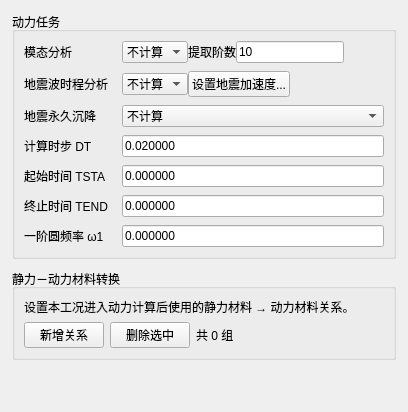
<?xml version="1.0" encoding="UTF-8"?>
<ui version="4.0">
 <class>DamDynamicAnalysisPage</class>
 <widget class="QWidget" name="DamDynamicAnalysisPage">
  <property name="windowTitle">
   <string>动力分析</string>
  </property>
  <layout class="QVBoxLayout" name="mainLayout">
   <property name="leftMargin"><number>12</number></property>
   <property name="topMargin"><number>12</number></property>
   <property name="rightMargin"><number>12</number></property>
   <property name="bottomMargin"><number>12</number></property>
   <property name="spacing"><number>10</number></property>
   <item>
    <widget class="QGroupBox" name="groupTasks">
     <property name="title"><string>动力任务</string></property>
     <layout class="QFormLayout" name="formTasks">
      <property name="horizontalSpacing"><number>14</number></property>
      <property name="verticalSpacing"><number>8</number></property>
      <item row="0" column="0">
       <widget class="QLabel" name="labelModal">
 <property name="sizePolicy">
  <sizepolicy hsizetype="Fixed" vsizetype="Preferred">
   <horstretch>0</horstretch>
   <verstretch>0</verstretch>
  </sizepolicy>
 </property><property name="text"><string>模态分析</string></property> <property name="wordWrap">
  <bool>false</bool>
 </property>
</widget>
      </item>
      <item row="0" column="1">
       <layout class="QHBoxLayout" name="layoutModal">
        <item>
         <widget class="QComboBox" name="comboIFMODE">
          <item><property name="text"><string>不计算</string></property></item>
          <item><property name="text"><string>计算</string></property></item>
         </widget>
        </item>
        <item>
         <widget class="QLabel" name="labelModalOrder"><property name="text"><string>提取阶数</string></property></widget>
        </item>
        <item>
         <widget class="QLineEdit" name="editModalOrder"><property name="text"><string>10</string></property></widget>
        </item>
        <item>
         <spacer name="spacerModal"><property name="orientation"><enum>Qt::Horizontal</enum></property><property name="sizeHint" stdset="0"><size><width>40</width><height>20</height></size></property></spacer>
        </item>
       </layout>
      </item>
      <item row="1" column="0">
       <widget class="QLabel" name="labelWave">
 <property name="sizePolicy">
  <sizepolicy hsizetype="Fixed" vsizetype="Preferred">
   <horstretch>0</horstretch>
   <verstretch>0</verstretch>
  </sizepolicy>
 </property><property name="text"><string>地震波时程分析</string></property> <property name="wordWrap">
  <bool>false</bool>
 </property>
</widget>
      </item>
      <item row="1" column="1">
       <layout class="QHBoxLayout" name="layoutWave">
        <item>
         <widget class="QComboBox" name="comboIFWAVE">
          <item><property name="text"><string>不计算</string></property></item>
          <item><property name="text"><string>计算</string></property></item>
         </widget>
        </item>
        <item>
         <widget class="QPushButton" name="btnOpenSeismicAcceleration">
          <property name="text"><string>设置地震加速度...</string></property>
         </widget>
        </item>
        <item>
         <spacer name="spacerWave"><property name="orientation"><enum>Qt::Horizontal</enum></property><property name="sizeHint" stdset="0"><size><width>40</width><height>20</height></size></property></spacer>
        </item>
       </layout>
      </item>
      <item row="2" column="0">
       <widget class="QLabel" name="labelSettlement">
 <property name="sizePolicy">
  <sizepolicy hsizetype="Fixed" vsizetype="Preferred">
   <horstretch>0</horstretch>
   <verstretch>0</verstretch>
  </sizepolicy>
 </property><property name="text"><string>地震永久沉降</string></property> <property name="wordWrap">
  <bool>false</bool>
 </property>
</widget>
      </item>
      <item row="2" column="1">
       <widget class="QComboBox" name="comboIFSETT">
        <item><property name="text"><string>不计算</string></property></item>
        <item><property name="text"><string>计算</string></property></item>
       </widget>
      </item>
      <item row="3" column="0"><widget class="QLabel" name="labelDT">
 <property name="sizePolicy">
  <sizepolicy hsizetype="Fixed" vsizetype="Preferred">
   <horstretch>0</horstretch>
   <verstretch>0</verstretch>
  </sizepolicy>
 </property><property name="text"><string>计算时步 DT</string></property> <property name="wordWrap">
  <bool>false</bool>
 </property>
</widget></item>
      <item row="3" column="1"><widget class="QLineEdit" name="editDT"><property name="text"><string>0.020000</string></property></widget></item>
      <item row="4" column="0"><widget class="QLabel" name="labelTSTA">
 <property name="sizePolicy">
  <sizepolicy hsizetype="Fixed" vsizetype="Preferred">
   <horstretch>0</horstretch>
   <verstretch>0</verstretch>
  </sizepolicy>
 </property><property name="text"><string>起始时间 TSTA</string></property> <property name="wordWrap">
  <bool>false</bool>
 </property>
</widget></item>
      <item row="4" column="1"><widget class="QLineEdit" name="editTSTA"><property name="text"><string>0.000000</string></property></widget></item>
      <item row="5" column="0"><widget class="QLabel" name="labelTEND">
 <property name="sizePolicy">
  <sizepolicy hsizetype="Fixed" vsizetype="Preferred">
   <horstretch>0</horstretch>
   <verstretch>0</verstretch>
  </sizepolicy>
 </property><property name="text"><string>终止时间 TEND</string></property> <property name="wordWrap">
  <bool>false</bool>
 </property>
</widget></item>
      <item row="5" column="1"><widget class="QLineEdit" name="editTEND"><property name="text"><string>0.000000</string></property></widget></item>
      <item row="6" column="0"><widget class="QLabel" name="labelWOMI1">
 <property name="sizePolicy">
  <sizepolicy hsizetype="Fixed" vsizetype="Preferred">
   <horstretch>0</horstretch>
   <verstretch>0</verstretch>
  </sizepolicy>
 </property><property name="text"><string>一阶圆频率 ω1</string></property> <property name="wordWrap">
  <bool>false</bool>
 </property>
</widget></item>
      <item row="6" column="1"><widget class="QLineEdit" name="editWOMI1"><property name="text"><string>0.000000</string></property></widget></item>
     </layout>
    </widget>
   </item>
   <item>
    <widget class="QGroupBox" name="groupMaterialMapping">
     <property name="title"><string>静力－动力材料转换</string></property>
     <layout class="QVBoxLayout" name="layoutMaterialMapping">
      <property name="spacing"><number>6</number></property>
      <item><widget class="QLabel" name="labelMappingHint"><property name="text"><string>设置本工况进入动力计算后使用的静力材料 → 动力材料关系。</string></property><property name="wordWrap"><bool>true</bool></property></widget></item>
      <item>
       <layout class="QHBoxLayout" name="layoutMappingControls">
        <item><widget class="QPushButton" name="btnAddMapping"><property name="text"><string>新增关系</string></property></widget></item>
        <item><widget class="QPushButton" name="btnRemoveMapping"><property name="text"><string>删除选中</string></property></widget></item>
        <item><widget class="QLabel" name="labelMappingCount"><property name="text"><string>共 0 组</string></property></widget></item>
        <item><spacer name="spacerMapping"><property name="orientation"><enum>Qt::Horizontal</enum></property><property name="sizeHint" stdset="0"><size><width>40</width><height>20</height></size></property></spacer></item>
       </layout>
      </item>
     </layout>
    </widget>
   </item>
   <item><spacer name="verticalSpacer"><property name="orientation"><enum>Qt::Vertical</enum></property><property name="sizeHint" stdset="0"><size><width>20</width><height>40</height></size></property></spacer></item>
  </layout>
 </widget>
 <resources/>
 <connections/>
</ui>
